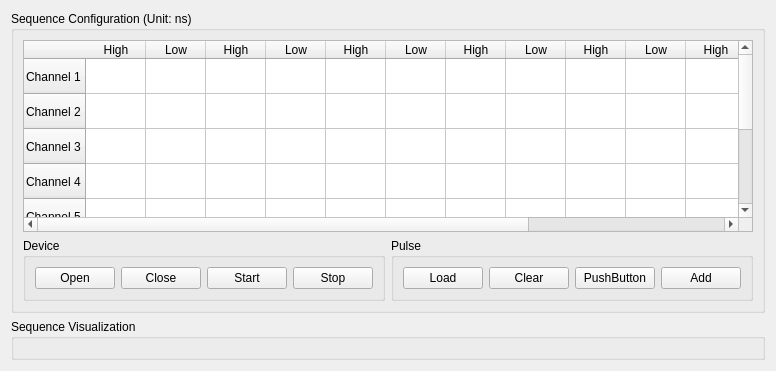
       <widget class="QWidget" name="tabASGSequence">
        <attribute name="title">
         <string>ASG Sequence</string>
        </attribute>
        <layout class="QGridLayout" name="gridLayout_4">
         <item row="1" column="0">
          <widget class="QGroupBox" name="groupBoxSequenceVisualization">
           <property name="title">
            <string>Sequence Visualization</string>
           </property>
           <layout class="QGridLayout" name="gridLayout_17">
            <item row="0" column="0">
             <widget class="QWidget" name="widgetSequenceVisualization" native="true">
              <property name="sizePolicy">
               <sizepolicy hsizetype="Expanding" vsizetype="Expanding">
                <horstretch>0</horstretch>
                <verstretch>0</verstretch>
               </sizepolicy>
              </property>
             </widget>
            </item>
           </layout>
          </widget>
         </item>
         <item row="0" column="0">
          <widget class="QGroupBox" name="groupBoxSequenceConfiguration">
           <property name="title">
            <string>Sequence Configuration (Unit: ns)</string>
           </property>
           <layout class="QGridLayout" name="gridLayout">
            <item row="0" column="0" colspan="2">
             <widget class="QTableWidget" name="tableWidgetSequence">
              <attribute name="horizontalHeaderDefaultSectionSize">
               <number>60</number>
              </attribute>
              <attribute name="verticalHeaderDefaultSectionSize">
               <number>35</number>
              </attribute>
              <row>
               <property name="text">
                <string>Channel 1</string>
               </property>
              </row>
              <row>
               <property name="text">
                <string>Channel 2</string>
               </property>
              </row>
              <row>
               <property name="text">
                <string>Channel 3</string>
               </property>
              </row>
              <row>
               <property name="text">
                <string>Channel 4</string>
               </property>
              </row>
              <row>
               <property name="text">
                <string>Channel 5</string>
               </property>
              </row>
              <row>
               <property name="text">
                <string>Channel 6</string>
               </property>
              </row>
              <row>
               <property name="text">
                <string>Channel 7</string>
               </property>
              </row>
              <row>
               <property name="text">
                <string>Channel 8</string>
               </property>
              </row>
              <column>
               <property name="text">
                <string>High</string>
               </property>
              </column>
              <column>
               <property name="text">
                <string>Low</string>
               </property>
              </column>
              <column>
               <property name="text">
                <string>High</string>
               </property>
              </column>
              <column>
               <property name="text">
                <string>Low</string>
               </property>
              </column>
              <column>
               <property name="text">
                <string>High</string>
               </property>
              </column>
              <column>
               <property name="text">
                <string>Low</string>
               </property>
              </column>
              <column>
               <property name="text">
                <string>High</string>
               </property>
              </column>
              <column>
               <property name="text">
                <string>Low</string>
               </property>
              </column>
              <column>
               <property name="text">
                <string>High</string>
               </property>
              </column>
              <column>
               <property name="text">
                <string>Low</string>
               </property>
              </column>
              <column>
               <property name="text">
                <string>High</string>
               </property>
              </column>
              <column>
               <property name="text">
                <string>Low</string>
               </property>
              </column>
              <column>
               <property name="text">
                <string>High</string>
               </property>
              </column>
              <column>
               <property name="text">
                <string>Low</string>
               </property>
              </column>
              <item row="0" column="0">
               <property name="text">
                <string/>
               </property>
               <property name="toolTip">
                <string/>
               </property>
               <property name="whatsThis">
                <string/>
               </property>
               <property name="textAlignment">
                <set>AlignTrailing|AlignVCenter</set>
               </property>
               <property name="background">
                <brush brushstyle="NoBrush">
                 <color alpha="255">
                  <red>0</red>
                  <green>0</green>
                  <blue>0</blue>
                 </color>
                </brush>
               </property>
              </item>
             </widget>
            </item>
            <item row="1" column="0">
             <widget class="QGroupBox" name="groupBoxASGDevice">
              <property name="title">
               <string>Device</string>
              </property>
              <layout class="QHBoxLayout" name="horizontalLayout_3">
               <item>
                <widget class="QPushButton" name="pushButtonASGOpen">
                 <property name="text">
                  <string>Open</string>
                 </property>
                </widget>
               </item>
               <item>
                <widget class="QPushButton" name="pushButtonASGClose">
                 <property name="text">
                  <string>Close</string>
                 </property>
                </widget>
               </item>
               <item>
                <widget class="QPushButton" name="pushButtonASGStart">
                 <property name="text">
                  <string>Start</string>
                 </property>
                </widget>
               </item>
               <item>
                <widget class="QPushButton" name="pushButtonASGStop">
                 <property name="text">
                  <string>Stop</string>
                 </property>
                </widget>
               </item>
              </layout>
             </widget>
            </item>
            <item row="1" column="1">
             <widget class="QGroupBox" name="groupBoxASGPulse">
              <property name="title">
               <string>Pulse</string>
              </property>
              <layout class="QHBoxLayout" name="horizontalLayout_2">
               <item>
                <widget class="QPushButton" name="pushButtonASGLoad">
                 <property name="text">
                  <string>Load</string>
                 </property>
                </widget>
               </item>
               <item>
                <widget class="QPushButton" name="pushButtonASGClear">
                 <property name="text">
                  <string>Clear</string>
                 </property>
                </widget>
               </item>
               <item>
                <widget class="QPushButton" name="pushButton_3">
                 <property name="text">
                  <string>PushButton</string>
                 </property>
                </widget>
               </item>
               <item>
                <widget class="QPushButton" name="pushButtonASGAdd">
                 <property name="text">
                  <string>Add</string>
                 </property>
                </widget>
               </item>
              </layout>
             </widget>
            </item>
           </layout>
          </widget>
         </item>
        </layout>
       </widget>
